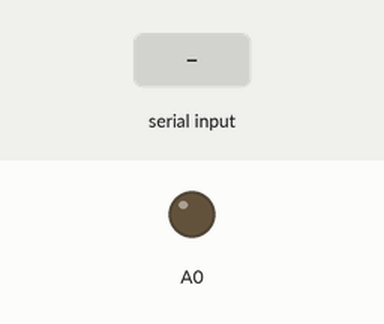
The sketch below on a simulated Arduino Uno, built with avr-gcc and run on an emulated ATmega328P. Parts: output pins drawn as LEDs (lit = HIGH). The test bench sets the inputs (shaded band). What the sketch prints to the serial monitor is not drawn.

Above: at 1.2 s.
1.3 s: "30,150\n" received over Serial
At 1.7 s:
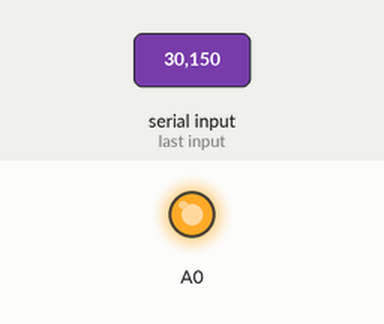
Timing chart, 0 to 4.3 s (numbered marks = the images above; inputs shaded):
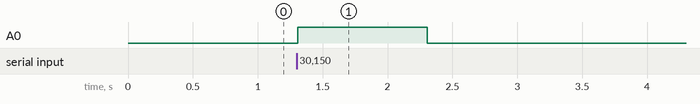

The sketch:

accel_input.ino
```cpp
#define accel A0

void setup() {
  Serial.begin(9600);
  pinMode(A0, OUTPUT);
}

void loop() {
  if(Serial.available()>0)
  {
    int inputValue = Serial.parseInt();

    if(inputValue >= 0 && inputValue <= 1023)
    {
      analogWrite(A0, inputValue);
      Serial.print("엑셀 출력값: ");
      Serial.println(inputValue);
    }
    else
    {
      Serial.print("입력값 유효하지 않음");
    }
  }

}
```

Measured:
- after the input at 1.3 s, A0: LOW → HIGH at once, → LOW 1.0 s later
